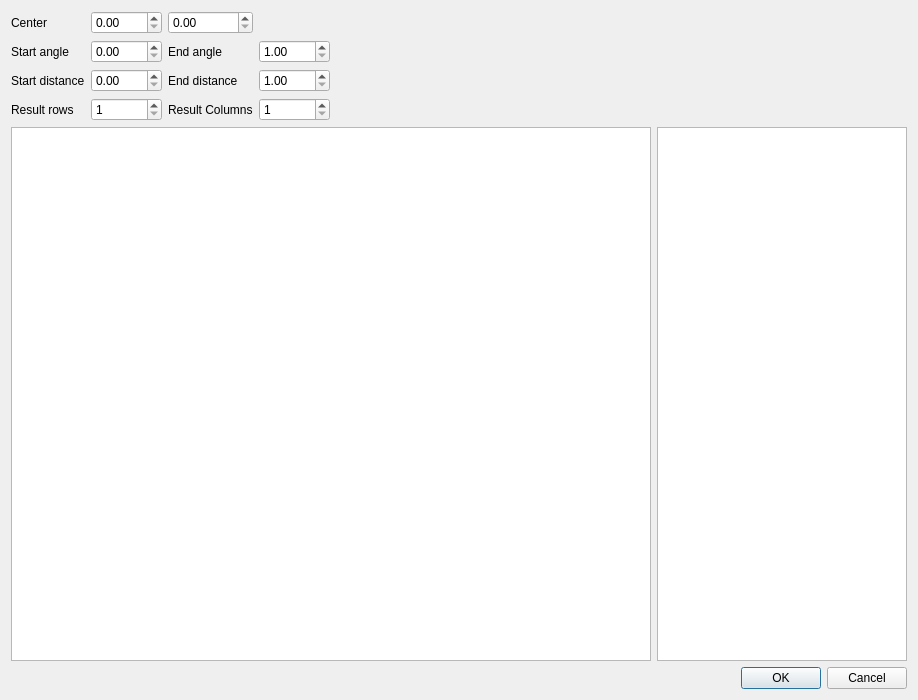
<?xml version="1.0" encoding="UTF-8"?>
<ui version="4.0">
 <class>DialogCreatCoordSystemRadial</class>
 <widget class="QDialog" name="DialogCreatCoordSystemRadial">
  <property name="geometry">
   <rect>
    <x>0</x>
    <y>0</y>
    <width>916</width>
    <height>700</height>
   </rect>
  </property>
  <property name="windowTitle">
   <string>Dialog</string>
  </property>
  <layout class="QVBoxLayout" name="verticalLayout">
   <item>
    <layout class="QHBoxLayout" name="horizontalLayout">
     <item>
      <layout class="QGridLayout" name="gridLayout">
       <item row="1" column="1">
        <widget class="QDoubleSpinBox" name="dsbAngleStart">
         <property name="singleStep">
          <double>0.010000000000000</double>
         </property>
        </widget>
       </item>
       <item row="2" column="0">
        <widget class="QLabel" name="lblStart">
         <property name="text">
          <string>Start distance</string>
         </property>
        </widget>
       </item>
       <item row="0" column="0">
        <widget class="QLabel" name="lblCenter">
         <property name="text">
          <string>Center</string>
         </property>
        </widget>
       </item>
       <item row="0" column="2">
        <widget class="QDoubleSpinBox" name="dsbCenterY">
         <property name="maximum">
          <double>1024.000000000000000</double>
         </property>
        </widget>
       </item>
       <item row="1" column="3">
        <widget class="QDoubleSpinBox" name="dsbAngleEnd">
         <property name="minimum">
          <double>1.000000000000000</double>
         </property>
         <property name="singleStep">
          <double>0.010000000000000</double>
         </property>
        </widget>
       </item>
       <item row="0" column="1">
        <widget class="QDoubleSpinBox" name="dsbCenterX">
         <property name="maximum">
          <double>1024.000000000000000</double>
         </property>
        </widget>
       </item>
       <item row="2" column="1">
        <widget class="QDoubleSpinBox" name="dsbDistanceStart">
         <property name="maximum">
          <double>1024.000000000000000</double>
         </property>
        </widget>
       </item>
       <item row="2" column="2">
        <widget class="QLabel" name="lblDistanceEnd">
         <property name="text">
          <string>End distance</string>
         </property>
        </widget>
       </item>
       <item row="1" column="0">
        <widget class="QLabel" name="lblAngleStart">
         <property name="text">
          <string>Start angle</string>
         </property>
        </widget>
       </item>
       <item row="1" column="2">
        <widget class="QLabel" name="lblAngleEnd">
         <property name="text">
          <string>End angle</string>
         </property>
        </widget>
       </item>
       <item row="2" column="3">
        <widget class="QDoubleSpinBox" name="dsbDistanceEnd">
         <property name="minimum">
          <double>1.000000000000000</double>
         </property>
         <property name="maximum">
          <double>1024.000000000000000</double>
         </property>
        </widget>
       </item>
       <item row="3" column="0">
        <widget class="QLabel" name="lblRows">
         <property name="text">
          <string>Result rows</string>
         </property>
        </widget>
       </item>
       <item row="3" column="1">
        <widget class="QSpinBox" name="sbResultRows">
         <property name="minimum">
          <number>1</number>
         </property>
         <property name="maximum">
          <number>1024</number>
         </property>
        </widget>
       </item>
       <item row="3" column="2">
        <widget class="QLabel" name="lblResultCols">
         <property name="text">
          <string>Result Columns</string>
         </property>
        </widget>
       </item>
       <item row="3" column="3">
        <widget class="QSpinBox" name="sbResultCols">
         <property name="minimum">
          <number>1</number>
         </property>
         <property name="maximum">
          <number>1024</number>
         </property>
        </widget>
       </item>
      </layout>
     </item>
     <item>
      <spacer name="horizontalSpacer_2">
       <property name="orientation">
        <enum>Qt::Horizontal</enum>
       </property>
       <property name="sizeType">
        <enum>QSizePolicy::Expanding</enum>
       </property>
       <property name="sizeHint" stdset="0">
        <size>
         <width>0</width>
         <height>0</height>
        </size>
       </property>
      </spacer>
     </item>
    </layout>
   </item>
   <item>
    <layout class="QHBoxLayout" name="horizontalLayout_4">
     <item>
      <widget class="GraphicsViewWithEvents" name="gvOriginal">
       <property name="minimumSize">
        <size>
         <width>640</width>
         <height>480</height>
        </size>
       </property>
      </widget>
     </item>
     <item>
      <widget class="QGraphicsView" name="gvTransformed">
       <property name="minimumSize">
        <size>
         <width>250</width>
         <height>480</height>
        </size>
       </property>
      </widget>
     </item>
    </layout>
   </item>
   <item>
    <layout class="QHBoxLayout" name="horizontalLayout_5">
     <item>
      <spacer name="horizontalSpacer">
       <property name="orientation">
        <enum>Qt::Horizontal</enum>
       </property>
       <property name="sizeHint" stdset="0">
        <size>
         <width>40</width>
         <height>20</height>
        </size>
       </property>
      </spacer>
     </item>
     <item>
      <widget class="QDialogButtonBox" name="buttonBox">
       <property name="orientation">
        <enum>Qt::Horizontal</enum>
       </property>
       <property name="standardButtons">
        <set>QDialogButtonBox::Cancel|QDialogButtonBox::Ok</set>
       </property>
      </widget>
     </item>
    </layout>
   </item>
  </layout>
 </widget>
 <customwidgets>
  <customwidget>
   <class>GraphicsViewWithEvents</class>
   <extends>QGraphicsView</extends>
   <header>graphicsviewwithevents.h</header>
  </customwidget>
 </customwidgets>
 <tabstops>
  <tabstop>dsbCenterX</tabstop>
  <tabstop>dsbCenterY</tabstop>
  <tabstop>dsbAngleStart</tabstop>
  <tabstop>dsbAngleEnd</tabstop>
  <tabstop>dsbDistanceStart</tabstop>
  <tabstop>dsbDistanceEnd</tabstop>
  <tabstop>sbResultRows</tabstop>
  <tabstop>sbResultCols</tabstop>
  <tabstop>buttonBox</tabstop>
  <tabstop>gvOriginal</tabstop>
  <tabstop>gvTransformed</tabstop>
 </tabstops>
 <resources/>
 <connections>
  <connection>
   <sender>buttonBox</sender>
   <signal>rejected()</signal>
   <receiver>DialogCreatCoordSystemRadial</receiver>
   <slot>reject()</slot>
   <hints>
    <hint type="sourcelabel">
     <x>777</x>
     <y>689</y>
    </hint>
    <hint type="destinationlabel">
     <x>286</x>
     <y>274</y>
    </hint>
   </hints>
  </connection>
  <connection>
   <sender>dsbCenterX</sender>
   <signal>valueChanged(double)</signal>
   <receiver>DialogCreatCoordSystemRadial</receiver>
   <slot>doubleValueChanged(double)</slot>
   <hints>
    <hint type="sourcelabel">
     <x>131</x>
     <y>25</y>
    </hint>
    <hint type="destinationlabel">
     <x>457</x>
     <y>349</y>
    </hint>
   </hints>
  </connection>
  <connection>
   <sender>dsbCenterY</sender>
   <signal>valueChanged(double)</signal>
   <receiver>DialogCreatCoordSystemRadial</receiver>
   <slot>doubleValueChanged(double)</slot>
   <hints>
    <hint type="sourcelabel">
     <x>220</x>
     <y>25</y>
    </hint>
    <hint type="destinationlabel">
     <x>457</x>
     <y>349</y>
    </hint>
   </hints>
  </connection>
  <connection>
   <sender>dsbAngleStart</sender>
   <signal>valueChanged(double)</signal>
   <receiver>DialogCreatCoordSystemRadial</receiver>
   <slot>doubleValueChanged(double)</slot>
   <hints>
    <hint type="sourcelabel">
     <x>131</x>
     <y>60</y>
    </hint>
    <hint type="destinationlabel">
     <x>457</x>
     <y>349</y>
    </hint>
   </hints>
  </connection>
  <connection>
   <sender>dsbAngleEnd</sender>
   <signal>valueChanged(double)</signal>
   <receiver>DialogCreatCoordSystemRadial</receiver>
   <slot>doubleValueChanged(double)</slot>
   <hints>
    <hint type="sourcelabel">
     <x>308</x>
     <y>60</y>
    </hint>
    <hint type="destinationlabel">
     <x>457</x>
     <y>349</y>
    </hint>
   </hints>
  </connection>
  <connection>
   <sender>dsbDistanceStart</sender>
   <signal>valueChanged(double)</signal>
   <receiver>DialogCreatCoordSystemRadial</receiver>
   <slot>doubleValueChanged(double)</slot>
   <hints>
    <hint type="sourcelabel">
     <x>131</x>
     <y>95</y>
    </hint>
    <hint type="destinationlabel">
     <x>457</x>
     <y>349</y>
    </hint>
   </hints>
  </connection>
  <connection>
   <sender>dsbDistanceEnd</sender>
   <signal>valueChanged(double)</signal>
   <receiver>DialogCreatCoordSystemRadial</receiver>
   <slot>doubleValueChanged(double)</slot>
   <hints>
    <hint type="sourcelabel">
     <x>308</x>
     <y>95</y>
    </hint>
    <hint type="destinationlabel">
     <x>457</x>
     <y>349</y>
    </hint>
   </hints>
  </connection>
  <connection>
   <sender>sbResultRows</sender>
   <signal>valueChanged(int)</signal>
   <receiver>DialogCreatCoordSystemRadial</receiver>
   <slot>intValueChanged(int)</slot>
   <hints>
    <hint type="sourcelabel">
     <x>131</x>
     <y>130</y>
    </hint>
    <hint type="destinationlabel">
     <x>457</x>
     <y>349</y>
    </hint>
   </hints>
  </connection>
  <connection>
   <sender>sbResultCols</sender>
   <signal>valueChanged(int)</signal>
   <receiver>DialogCreatCoordSystemRadial</receiver>
   <slot>intValueChanged(int)</slot>
   <hints>
    <hint type="sourcelabel">
     <x>308</x>
     <y>130</y>
    </hint>
    <hint type="destinationlabel">
     <x>457</x>
     <y>349</y>
    </hint>
   </hints>
  </connection>
 </connections>
 <slots>
  <slot>doubleValueChanged(double)</slot>
  <slot>intValueChanged(int)</slot>
 </slots>
</ui>
